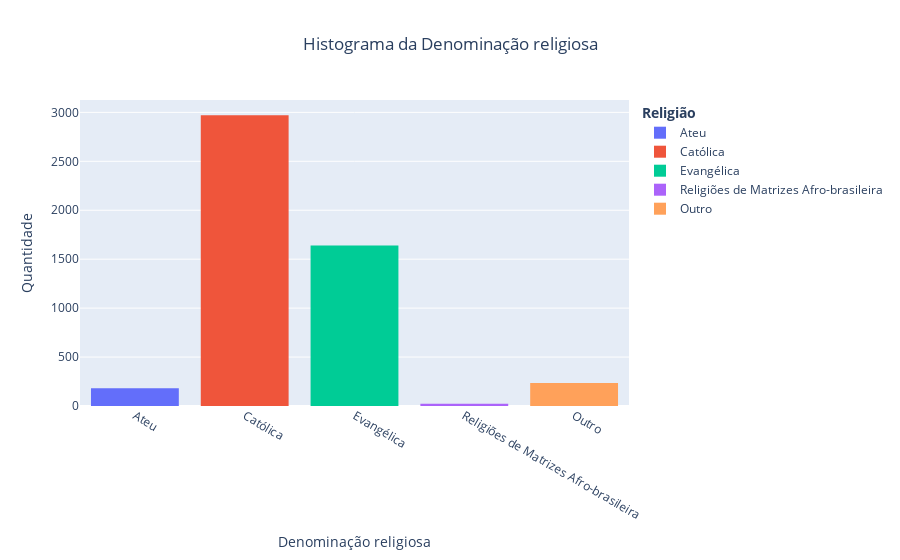

Write notebook code for a chart like this one.
### Code cell
fig = px.histogram(data, x="Denominação religiosa",title='Histograma da Denominação religiosa',
                   color="Denominação religiosa",
                   category_orders={"Denominação religiosa":['Ateu','Católica','Evangélica',
                                                             'Religiões de Matrizes Afro-brasileira','Outro']},
                   labels={'count':'Quantidade'})

fig.update_layout(
    legend_title="<b>Religião</b>",title_x=0.5,
    yaxis_title_text='Quantidade', # yaxis label
   
)
fig.update_traces(showlegend=True)
fig.show()

### Figure 1 — Plotly figure (JSON) as saved in the notebook; plotly's stock layout.template omitted (floating-point values rounded to 4 significant figures; data arrays with more than 128 entries replaced by an {"elided": "..."} marker saying what was removed)
{"data": [{"alignmentgroup": "True", "bingroup": "x", "hovertemplate": "Denominação religiosa=%{x}<br>count=%{y}<extra></extra>", "legendgroup": "Ateu", "marker": {"color": "#636efa", "pattern": {"shape": ""}}, "name": "Ateu", "offsetgroup": "Ateu", "orientation": "v", "showlegend": true, "type": "histogram", "x": {"elided": "181 str values"}, "xaxis": "x", "yaxis": "y"}, {"alignmentgroup": "True", "bingroup": "x", "hovertemplate": "Denominação religiosa=%{x}<br>count=%{y}<extra></extra>", "legendgroup": "Católica", "marker": {"color": "#EF553B", "pattern": {"shape": ""}}, "name": "Católica", "offsetgroup": "Católica", "orientation": "v", "showlegend": true, "type": "histogram", "x": {"elided": "2970 str values"}, "xaxis": "x", "yaxis": "y"}, {"alignmentgroup": "True", "bingroup": "x", "hovertemplate": "Denominação religiosa=%{x}<br>count=%{y}<extra></extra>", "legendgroup": "Evangélica", "marker": {"color": "#00cc96", "pattern": {"shape": ""}}, "name": "Evangélica", "offsetgroup": "Evangélica", "orientation": "v", "showlegend": true, "type": "histogram", "x": {"elided": "1641 str values"}, "xaxis": "x", "yaxis": "y"}, {"alignmentgroup": "True", "bingroup": "x", "hovertemplate": "Denominação religiosa=%{x}<br>count=%{y}<extra></extra>", "legendgroup": "Religiões de Matrizes Afro-brasileira", "marker": {"color": "#ab63fa", "pattern": {"shape": ""}}, "name": "Religiões de Matrizes Afro-brasileira", "offsetgroup": "Religiões de Matrizes Afro-brasileira", "orientation": "v", "showlegend": true, "type": "histogram", "x": ["Religiões de Matrizes Afro-brasileira", "Religiões de Matrizes Afro-brasileira", "Religiões de Matrizes Afro-brasileira", "Religiões de Matrizes Afro-brasileira", "Religiões de Matrizes Afro-brasileira", "Religiões de Matrizes Afro-brasileira", "Religiões de Matrizes Afro-brasileira", "Religiões de Matrizes Afro-brasileira", "Religiões de Matrizes Afro-brasileira", "Religiões de Matrizes Afro-brasileira", "Religiões de Matrizes Afro-brasileira", "Religiões de Matrizes Afro-brasileira", "Religiões de Matrizes Afro-brasileira", "Religiões de Matrizes Afro-brasileira", "Religiões de Matrizes Afro-brasileira", "Religiões de Matrizes Afro-brasileira", "Religiões de Matrizes Afro-brasileira", "Religiões de Matrizes Afro-brasileira", "Religiões de Matrizes Afro-brasileira", "Religiões de Matrizes Afro-brasileira", "Religiões de Matrizes Afro-brasileira", "Religiões de Matrizes Afro-brasileira", "Religiões de Matrizes Afro-brasileira", "Religiões de Matrizes Afro-brasileira"], "xaxis": "x", "yaxis": "y"}, {"alignmentgroup": "True", "bingroup": "x", "hovertemplate": "Denominação religiosa=%{x}<br>count=%{y}<extra></extra>", "legendgroup": "Outro", "marker": {"color": "#FFA15A", "pattern": {"shape": ""}}, "name": "Outro", "offsetgroup": "Outro", "orientation": "v", "showlegend": true, "type": "histogram", "x": {"elided": "234 str values"}, "xaxis": "x", "yaxis": "y"}], "layout": {"barmode": "relative", "legend": {"title": {"text": "<b>Religião</b>"}, "tracegroupgap": 0}, "title": {"text": "Histograma da Denominação religiosa", "x": 0.5}, "xaxis": {"anchor": "y", "categoryarray": ["Ateu", "Católica", "Evangélica", "Religiões de Matrizes Afro-brasileira", "Outro"], "categoryorder": "array", "domain": [0, 1], "title": {"text": "Denominação religiosa"}}, "yaxis": {"anchor": "x", "domain": [0, 1], "title": {"text": "Quantidade"}}}}
